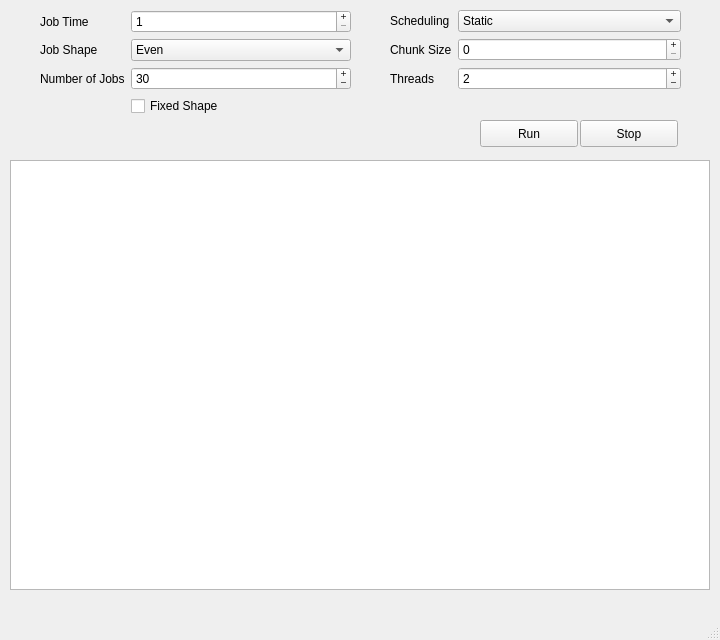
<?xml version="1.0" encoding="UTF-8"?>
<ui version="4.0">
 <class>MainWindow</class>
 <widget class="QMainWindow" name="MainWindow">
  <property name="geometry">
   <rect>
    <x>0</x>
    <y>0</y>
    <width>720</width>
    <height>640</height>
   </rect>
  </property>
  <property name="sizePolicy">
   <sizepolicy hsizetype="Fixed" vsizetype="Fixed">
    <horstretch>0</horstretch>
    <verstretch>0</verstretch>
   </sizepolicy>
  </property>
  <property name="windowTitle">
   <string>OMP Example</string>
  </property>
  <widget class="QWidget" name="centralwidget">
   <widget class="QGraphicsView" name="graphicsView">
    <property name="geometry">
     <rect>
      <x>10</x>
      <y>160</y>
      <width>700</width>
      <height>430</height>
     </rect>
    </property>
    <property name="backgroundBrush">
     <brush brushstyle="SolidPattern">
      <color alpha="255">
       <red>0</red>
       <green>0</green>
       <blue>0</blue>
      </color>
     </brush>
    </property>
   </widget>
   <widget class="QPushButton" name="runButton">
    <property name="geometry">
     <rect>
      <x>480</x>
      <y>120</y>
      <width>98</width>
      <height>27</height>
     </rect>
    </property>
    <property name="text">
     <string>Run</string>
    </property>
   </widget>
   <widget class="QWidget" name="formLayoutWidget">
    <property name="geometry">
     <rect>
      <x>40</x>
      <y>10</y>
      <width>311</width>
      <height>146</height>
     </rect>
    </property>
    <layout class="QFormLayout" name="formLayout">
     <property name="fieldGrowthPolicy">
      <enum>QFormLayout::AllNonFixedFieldsGrow</enum>
     </property>
     <item row="0" column="0">
      <widget class="QLabel" name="label">
       <property name="text">
        <string>Job Time</string>
       </property>
      </widget>
     </item>
     <item row="0" column="1">
      <widget class="QSpinBox" name="jobTSB">
       <property name="buttonSymbols">
        <enum>QAbstractSpinBox::PlusMinus</enum>
       </property>
       <property name="correctionMode">
        <enum>QAbstractSpinBox::CorrectToNearestValue</enum>
       </property>
       <property name="minimum">
        <number>1</number>
       </property>
       <property name="maximum">
        <number>30</number>
       </property>
       <property name="value">
        <number>1</number>
       </property>
      </widget>
     </item>
     <item row="2" column="0">
      <widget class="QLabel" name="label_2">
       <property name="text">
        <string>Number of Jobs</string>
       </property>
      </widget>
     </item>
     <item row="2" column="1">
      <widget class="QSpinBox" name="numJobSB">
       <property name="buttonSymbols">
        <enum>QAbstractSpinBox::PlusMinus</enum>
       </property>
       <property name="correctionMode">
        <enum>QAbstractSpinBox::CorrectToNearestValue</enum>
       </property>
       <property name="minimum">
        <number>1</number>
       </property>
       <property name="maximum">
        <number>100</number>
       </property>
       <property name="value">
        <number>30</number>
       </property>
      </widget>
     </item>
     <item row="1" column="0">
      <widget class="QLabel" name="label_6">
       <property name="text">
        <string>Job Shape</string>
       </property>
      </widget>
     </item>
     <item row="1" column="1">
      <widget class="QComboBox" name="jobShapeCB">
       <property name="currentIndex">
        <number>0</number>
       </property>
       <item>
        <property name="text">
         <string>Even</string>
        </property>
       </item>
       <item>
        <property name="text">
         <string>Gradient</string>
        </property>
       </item>
       <item>
        <property name="text">
         <string>Negative Gradient</string>
        </property>
       </item>
       <item>
        <property name="text">
         <string>Random</string>
        </property>
       </item>
      </widget>
     </item>
     <item row="4" column="1">
      <widget class="QCheckBox" name="fixShape">
       <property name="text">
        <string>Fixed Shape</string>
       </property>
      </widget>
     </item>
    </layout>
   </widget>
   <widget class="QWidget" name="formLayoutWidget_2">
    <property name="geometry">
     <rect>
      <x>390</x>
      <y>10</y>
      <width>291</width>
      <height>101</height>
     </rect>
    </property>
    <layout class="QFormLayout" name="formLayout_2">
     <item row="0" column="0">
      <widget class="QLabel" name="label_3">
       <property name="text">
        <string>Scheduling</string>
       </property>
      </widget>
     </item>
     <item row="1" column="0">
      <widget class="QLabel" name="label_4">
       <property name="text">
        <string>Chunk Size</string>
       </property>
      </widget>
     </item>
     <item row="2" column="0">
      <widget class="QLabel" name="label_5">
       <property name="text">
        <string>Threads</string>
       </property>
      </widget>
     </item>
     <item row="1" column="1">
      <widget class="QSpinBox" name="chunkSB">
       <property name="buttonSymbols">
        <enum>QAbstractSpinBox::PlusMinus</enum>
       </property>
      </widget>
     </item>
     <item row="0" column="1">
      <widget class="QComboBox" name="scheduleCB">
       <item>
        <property name="text">
         <string>Static</string>
        </property>
       </item>
       <item>
        <property name="text">
         <string>Dynamic</string>
        </property>
       </item>
       <item>
        <property name="text">
         <string>Guided</string>
        </property>
       </item>
      </widget>
     </item>
     <item row="2" column="1">
      <widget class="QSpinBox" name="threadSB">
       <property name="buttonSymbols">
        <enum>QAbstractSpinBox::PlusMinus</enum>
       </property>
       <property name="minimum">
        <number>1</number>
       </property>
       <property name="maximum">
        <number>10</number>
       </property>
       <property name="value">
        <number>2</number>
       </property>
      </widget>
     </item>
    </layout>
   </widget>
   <widget class="QPushButton" name="stopButton">
    <property name="geometry">
     <rect>
      <x>580</x>
      <y>120</y>
      <width>98</width>
      <height>27</height>
     </rect>
    </property>
    <property name="text">
     <string>Stop</string>
    </property>
   </widget>
  </widget>
  <widget class="QMenuBar" name="menubar">
   <property name="geometry">
    <rect>
     <x>0</x>
     <y>0</y>
     <width>720</width>
     <height>25</height>
    </rect>
   </property>
  </widget>
  <widget class="QStatusBar" name="statusbar"/>
 </widget>
 <resources/>
 <connections/>
</ui>
